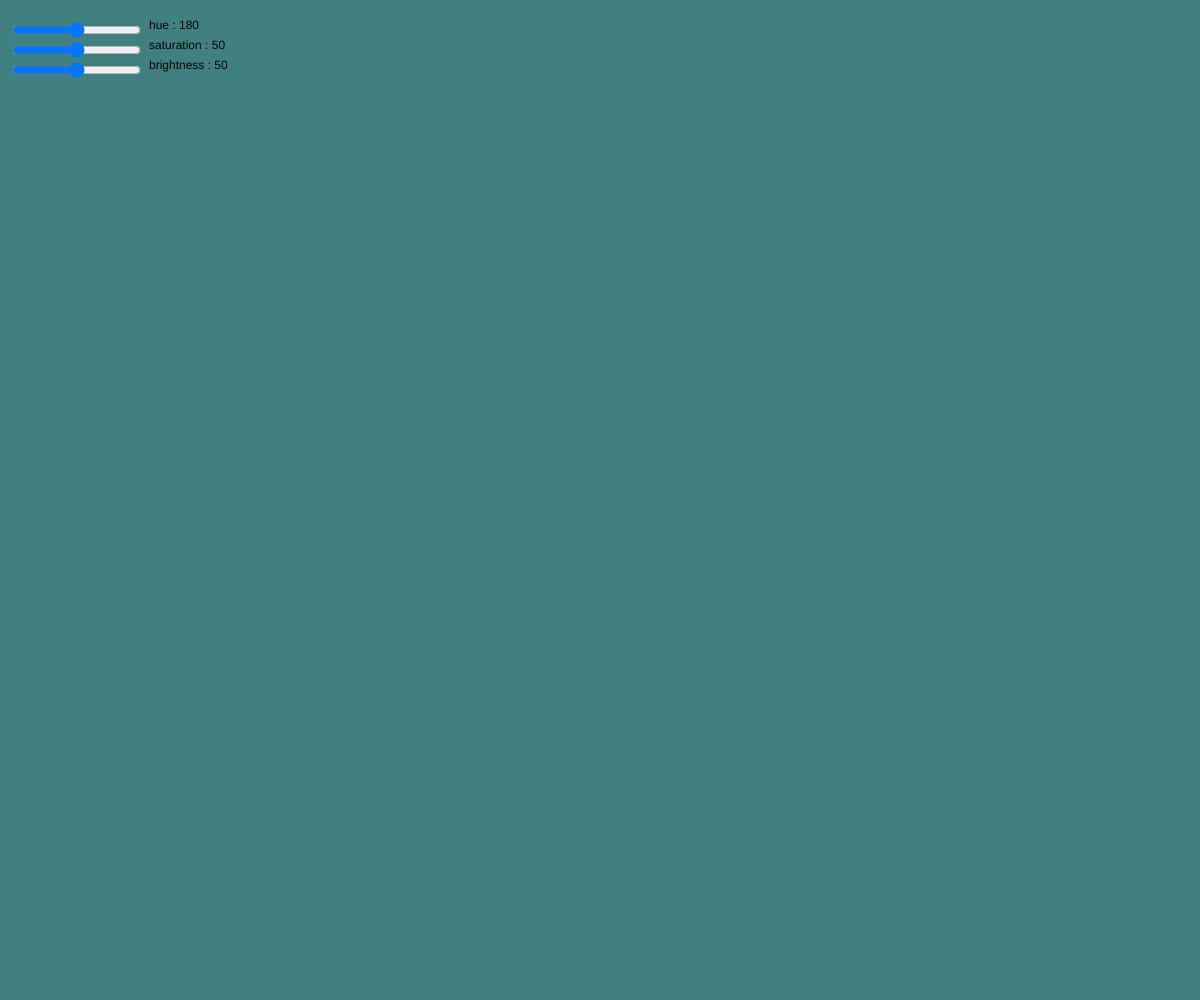
Frame 1 (no input)
Frame 60 (no input): identical to frame 1, image omitted
Frame 120 (the mouse pressed at the canvas centre since frame 60): identical to frame 1, image omitted

The p5.js sketch that drew this single still picture (run headless with seeded random() and noise() and a simulated clock; from frame 60 on, the mouse is pressed at the canvas centre):

// p5.js sketch
// ── sketch.js
let hSlide, sSlide, bSlide;
let h, s, b;

function setup() {
  // put setup code here
  createCanvas(windowWidth, windowHeight);
  // colormode
  colorMode(HSB);
  // create the sliders
  hSlide = createSlider(0, 360, 180); // low val, high val, default
  sSlide = createSlider(0, 100, 50);
  bSlide = createSlider(0, 100, 50);

  // position the sliders
  hSlide.position(10, 20);
  sSlide.position(10, 40);
  bSlide.position(10, 60);

  // variables to hold the color
  h = 180;
  s = 50;
  b = 50;
}

function draw() {
  background(h, s, b);

  // position text for labels
  textAlign(LEFT, TOP);
  text('hue : ' + hSlide.value(), 20 + hSlide.width, 20);
  text('saturation : ' + sSlide.value(), 20 + sSlide.width, 40);
  text('brightness : ' + bSlide.value(), 20 + bSlide.width, 60);

  // read the value of the slider and store it in a variable
  h = hSlide.value();
  s = sSlide.value();
  b = bSlide.value();
}
